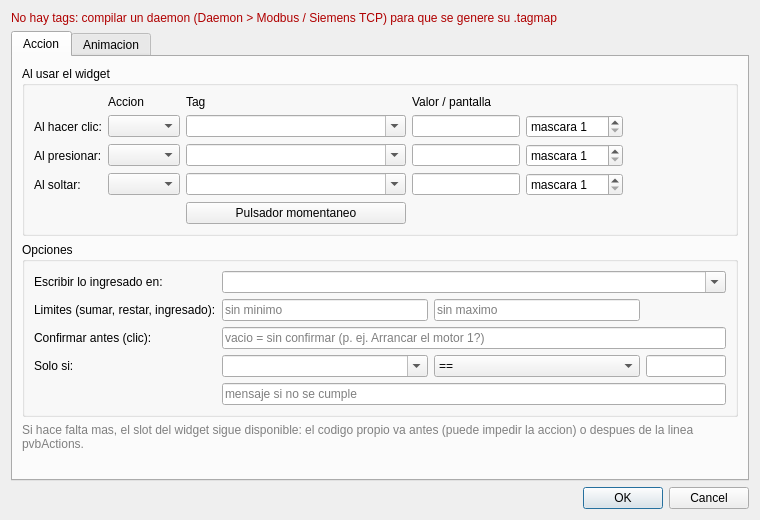
<?xml version="1.0" encoding="UTF-8"?>
<ui version="4.0">
 <class>DlgBind</class>
 <widget class="QDialog" name="DlgBind">
  <property name="geometry">
   <rect>
    <x>0</x>
    <y>0</y>
    <width>760</width>
    <height>520</height>
   </rect>
  </property>
  <property name="windowTitle">
   <string notr="true">DlgBind</string>
  </property>
  <layout class="QVBoxLayout" name="verticalLayout">
   <item>
    <widget class="QLabel" name="labelNoTags">
     <property name="styleSheet">
      <string notr="true">color: #b00000</string>
     </property>
     <property name="text">
      <string>No hay tags: compilar un daemon (Daemon &gt; Modbus / Siemens TCP) para que se genere su .tagmap</string>
     </property>
     <property name="wordWrap">
      <bool>true</bool>
     </property>
    </widget>
   </item>
   <item>
    <widget class="QTabWidget" name="tabs">
     <property name="currentIndex">
      <number>0</number>
     </property>
     <widget class="QWidget" name="tabAction">
      <attribute name="title">
       <string>Accion</string>
      </attribute>
      <layout class="QVBoxLayout" name="layoutAction">
       <item>
        <widget class="QGroupBox" name="groupEvents">
         <property name="title">
          <string>Al usar el widget</string>
         </property>
         <layout class="QGridLayout" name="gridEvents">
          <item row="0" column="1">
           <widget class="QLabel" name="labelKind">
            <property name="text">
             <string>Accion</string>
            </property>
           </widget>
          </item>
          <item row="0" column="2">
           <widget class="QLabel" name="labelTag">
            <property name="text">
             <string>Tag</string>
            </property>
           </widget>
          </item>
          <item row="0" column="3" colspan="2">
           <widget class="QLabel" name="labelValue">
            <property name="text">
             <string>Valor / pantalla</string>
            </property>
           </widget>
          </item>
          <item row="1" column="0">
           <widget class="QLabel" name="labelClick">
            <property name="text">
             <string>Al hacer clic:</string>
            </property>
           </widget>
          </item>
          <item row="1" column="1">
           <widget class="QComboBox" name="kindClick"/>
          </item>
          <item row="1" column="2">
           <widget class="QComboBox" name="tagClick">
            <property name="minimumSize">
             <size>
              <width>220</width>
              <height>0</height>
             </size>
            </property>
            <property name="editable">
             <bool>true</bool>
            </property>
           </widget>
          </item>
          <item row="1" column="3">
           <widget class="QLineEdit" name="valueClick">
            <property name="maximumSize">
             <size>
              <width>120</width>
              <height>16777215</height>
             </size>
            </property>
           </widget>
          </item>
          <item row="1" column="4">
           <widget class="QSpinBox" name="maskClick">
            <property name="prefix">
             <string>mascara </string>
            </property>
            <property name="minimum">
             <number>1</number>
            </property>
            <property name="maximum">
             <number>999</number>
            </property>
           </widget>
          </item>
          <item row="2" column="0">
           <widget class="QLabel" name="labelPress">
            <property name="text">
             <string>Al presionar:</string>
            </property>
           </widget>
          </item>
          <item row="2" column="1">
           <widget class="QComboBox" name="kindPress"/>
          </item>
          <item row="2" column="2">
           <widget class="QComboBox" name="tagPress">
            <property name="minimumSize">
             <size>
              <width>220</width>
              <height>0</height>
             </size>
            </property>
            <property name="editable">
             <bool>true</bool>
            </property>
           </widget>
          </item>
          <item row="2" column="3">
           <widget class="QLineEdit" name="valuePress">
            <property name="maximumSize">
             <size>
              <width>120</width>
              <height>16777215</height>
             </size>
            </property>
           </widget>
          </item>
          <item row="2" column="4">
           <widget class="QSpinBox" name="maskPress">
            <property name="prefix">
             <string>mascara </string>
            </property>
            <property name="minimum">
             <number>1</number>
            </property>
            <property name="maximum">
             <number>999</number>
            </property>
           </widget>
          </item>
          <item row="3" column="0">
           <widget class="QLabel" name="labelRelease">
            <property name="text">
             <string>Al soltar:</string>
            </property>
           </widget>
          </item>
          <item row="3" column="1">
           <widget class="QComboBox" name="kindRelease"/>
          </item>
          <item row="3" column="2">
           <widget class="QComboBox" name="tagRelease">
            <property name="minimumSize">
             <size>
              <width>220</width>
              <height>0</height>
             </size>
            </property>
            <property name="editable">
             <bool>true</bool>
            </property>
           </widget>
          </item>
          <item row="3" column="3">
           <widget class="QLineEdit" name="valueRelease">
            <property name="maximumSize">
             <size>
              <width>120</width>
              <height>16777215</height>
             </size>
            </property>
           </widget>
          </item>
          <item row="3" column="4">
           <widget class="QSpinBox" name="maskRelease">
            <property name="prefix">
             <string>mascara </string>
            </property>
            <property name="minimum">
             <number>1</number>
            </property>
            <property name="maximum">
             <number>999</number>
            </property>
           </widget>
          </item>
          <item row="4" column="2">
           <widget class="QPushButton" name="buttonMomentary">
            <property name="toolTip">
             <string>1 al presionar y 0 al soltar, en el tag de "Al presionar" (o el de "Al hacer clic")</string>
            </property>
            <property name="text">
             <string>Pulsador momentaneo</string>
            </property>
            <property name="autoDefault">
             <bool>false</bool>
            </property>
           </widget>
          </item>
          <item row="1" column="5">
           <spacer name="spacerEvents">
            <property name="orientation">
             <enum>Qt::Horizontal</enum>
            </property>
            <property name="sizeHint" stdset="0">
             <size>
              <width>0</width>
              <height>0</height>
             </size>
            </property>
           </spacer>
          </item>
         </layout>
        </widget>
       </item>
       <item>
        <widget class="QGroupBox" name="groupOptions">
         <property name="title">
          <string>Opciones</string>
         </property>
         <layout class="QGridLayout" name="gridOptions">
          <item row="0" column="0">
           <widget class="QLabel" name="labelEnter">
            <property name="text">
             <string>Escribir lo ingresado en:</string>
            </property>
           </widget>
          </item>
          <item row="0" column="1" colspan="3">
           <widget class="QComboBox" name="enterTag">
            <property name="toolTip">
             <string>LineEdit: el numero escrito (Enter); Slider, Dial, SpinBox: su valor; CheckBox: 1 / 0</string>
            </property>
            <property name="editable">
             <bool>true</bool>
            </property>
           </widget>
          </item>
          <item row="1" column="0">
           <widget class="QLabel" name="labelLimits">
            <property name="text">
             <string>Limites (sumar, restar, ingresado):</string>
            </property>
           </widget>
          </item>
          <item row="1" column="1">
           <widget class="QLineEdit" name="editMin">
            <property name="placeholderText">
             <string>sin minimo</string>
            </property>
           </widget>
          </item>
          <item row="1" column="2">
           <widget class="QLineEdit" name="editMax">
            <property name="placeholderText">
             <string>sin maximo</string>
            </property>
           </widget>
          </item>
          <item row="2" column="0">
           <widget class="QLabel" name="labelConfirm">
            <property name="text">
             <string>Confirmar antes (clic):</string>
            </property>
           </widget>
          </item>
          <item row="2" column="1" colspan="3">
           <widget class="QLineEdit" name="editConfirm">
            <property name="placeholderText">
             <string>vacio = sin confirmar (p. ej. Arrancar el motor 1?)</string>
            </property>
           </widget>
          </item>
          <item row="3" column="0">
           <widget class="QLabel" name="labelCond">
            <property name="text">
             <string>Solo si:</string>
            </property>
           </widget>
          </item>
          <item row="3" column="1">
           <widget class="QComboBox" name="condTag">
            <property name="editable">
             <bool>true</bool>
            </property>
           </widget>
          </item>
          <item row="3" column="2">
           <widget class="QComboBox" name="condOp">
            <item>
             <property name="text">
              <string notr="true">==</string>
             </property>
            </item>
            <item>
             <property name="text">
              <string notr="true">!=</string>
             </property>
            </item>
            <item>
             <property name="text">
              <string notr="true">&gt;</string>
             </property>
            </item>
            <item>
             <property name="text">
              <string notr="true">&gt;=</string>
             </property>
            </item>
            <item>
             <property name="text">
              <string notr="true">&lt;</string>
             </property>
            </item>
            <item>
             <property name="text">
              <string notr="true">&lt;=</string>
             </property>
            </item>
           </widget>
          </item>
          <item row="3" column="3">
           <widget class="QLineEdit" name="condValue">
            <property name="maximumSize">
             <size>
              <width>80</width>
              <height>16777215</height>
             </size>
            </property>
           </widget>
          </item>
          <item row="4" column="1" colspan="3">
           <widget class="QLineEdit" name="condMsg">
            <property name="placeholderText">
             <string>mensaje si no se cumple</string>
            </property>
           </widget>
          </item>
         </layout>
        </widget>
       </item>
       <item>
        <widget class="QLabel" name="labelCode">
         <property name="styleSheet">
          <string notr="true">color: gray</string>
         </property>
         <property name="text">
          <string>Si hace falta mas, el slot del widget sigue disponible: el codigo propio va antes (puede impedir la accion) o despues de la linea pvbActions.</string>
         </property>
         <property name="wordWrap">
          <bool>true</bool>
         </property>
        </widget>
       </item>
       <item>
        <spacer name="spacerAction">
         <property name="orientation">
          <enum>Qt::Vertical</enum>
         </property>
         <property name="sizeHint" stdset="0">
          <size>
           <width>0</width>
           <height>0</height>
          </size>
         </property>
        </spacer>
       </item>
      </layout>
     </widget>
     <widget class="QWidget" name="tabAnimation">
      <attribute name="title">
       <string>Animacion</string>
      </attribute>
      <layout class="QGridLayout" name="gridAnimation" rowstretch="0,0,0,0,0,0,0,1" columnstretch="0,1,1,0">
       <item row="0" column="0">
        <widget class="QLabel" name="labelText">
         <property name="text">
          <string>Texto:</string>
         </property>
        </widget>
       </item>
       <item row="0" column="1">
        <widget class="QComboBox" name="textTag">
         <property name="editable">
          <bool>true</bool>
         </property>
        </widget>
       </item>
       <item row="0" column="2" colspan="2">
        <widget class="QLineEdit" name="editFmt">
         <property name="toolTip">
          <string>Formato printf (%.1f C, %d, %.2f bar) o textos por valor: Parado|Marcha|Falla</string>
         </property>
         <property name="placeholderText">
          <string notr="true">%.1f C</string>
         </property>
        </widget>
       </item>
       <item row="1" column="0">
        <widget class="QLabel" name="labelValueAnim">
         <property name="text">
          <string>Valor:</string>
         </property>
        </widget>
       </item>
       <item row="1" column="1">
        <widget class="QComboBox" name="valueTag">
         <property name="toolTip">
          <string>ProgressBar, Slider, Dial, SpinBox, LCDNumber, CheckBox, RadioButton</string>
         </property>
         <property name="editable">
          <bool>true</bool>
         </property>
        </widget>
       </item>
       <item row="2" column="0">
        <widget class="QLabel" name="labelColor">
         <property name="text">
          <string>Color:</string>
         </property>
        </widget>
       </item>
       <item row="2" column="1">
        <widget class="QComboBox" name="colorTag">
         <property name="editable">
          <bool>true</bool>
         </property>
        </widget>
       </item>
       <item row="2" column="2">
        <widget class="QLineEdit" name="editColors">
         <property name="toolTip">
          <string>valor=color separados por ;  (&gt;80, &gt;=80, &lt;10, &lt;=10, !=0, else; color vacio = el original)</string>
         </property>
         <property name="placeholderText">
          <string notr="true">0=#808080;1=#00C000;&gt;80=#FF0000;else=</string>
         </property>
        </widget>
       </item>
       <item row="2" column="3">
        <widget class="QComboBox" name="colorPart">
         <item>
          <property name="text">
           <string>Fondo</string>
          </property>
         </item>
         <item>
          <property name="text">
           <string>Texto</string>
          </property>
         </item>
        </widget>
       </item>
       <item row="3" column="0">
        <widget class="QLabel" name="labelBlink">
         <property name="text">
          <string>Parpadeo:</string>
         </property>
        </widget>
       </item>
       <item row="3" column="1">
        <widget class="QComboBox" name="blinkTag">
         <property name="toolTip">
          <string>Parpadea mientras se cumple la condicion: PLC1:Alarma, !PLC1:Marcha, PLC1:Temp &gt; 80 o PLC1:Estado.3 (bit 3)</string>
         </property>
         <property name="editable">
          <bool>true</bool>
         </property>
        </widget>
       </item>
       <item row="4" column="0">
        <widget class="QLabel" name="labelVisible">
         <property name="text">
          <string>Visible:</string>
         </property>
        </widget>
       </item>
       <item row="4" column="1">
        <widget class="QComboBox" name="visibleTag">
         <property name="toolTip">
          <string>Visible mientras se cumple la condicion: PLC1:Marcha, PLC1:Estado == 2, PLC1:Temp &gt; 80 o PLC1:Estado.3 (bit 3)</string>
         </property>
         <property name="editable">
          <bool>true</bool>
         </property>
        </widget>
       </item>
       <item row="4" column="2">
        <widget class="QCheckBox" name="checkInvert">
         <property name="text">
          <string>invertir (visible cuando vale 0)</string>
         </property>
        </widget>
       </item>
       <item row="5" column="0" colspan="4">
        <widget class="QCheckBox" name="checkQuality">
         <property name="text">
          <string>Gris si el dato es malo (no se pudo leer o el daemon no funciona)</string>
         </property>
         <property name="checked">
          <bool>true</bool>
         </property>
        </widget>
       </item>
       <item row="6" column="0" colspan="4">
        <widget class="QGroupBox" name="groupImage">
         <property name="title">
          <string>Imagen</string>
         </property>
         <layout class="QGridLayout" name="gridImage" columnstretch="0,1,1,0">
          <item row="0" column="0">
           <widget class="QLabel" name="labelImages">
            <property name="text">
             <string>Imagen segun valor:</string>
            </property>
           </widget>
          </item>
          <item row="0" column="1">
           <widget class="QComboBox" name="imageTag">
            <property name="editable">
             <bool>true</bool>
            </property>
           </widget>
          </item>
          <item row="0" column="2" colspan="2">
           <widget class="QLineEdit" name="editImages">
            <property name="toolTip">
             <string>Un archivo por valor (0, 1, 2...) separados por |; el ultimo sirve para los valores mayores</string>
            </property>
            <property name="placeholderText">
             <string notr="true">parado.png|marcha.png|falla.png</string>
            </property>
           </widget>
          </item>
          <item row="1" column="0">
           <widget class="QLabel" name="labelAnim">
            <property name="text">
             <string>Animar mientras:</string>
            </property>
           </widget>
          </item>
          <item row="1" column="1">
           <widget class="QComboBox" name="animTag">
            <property name="toolTip">
             <string>Mientras se cumple la condicion, pvbrowser muestra los cuadros uno tras otro. Condicion: PLC1:Marcha (distinto de 0), !PLC1:Marcha, PLC1:Estado == 2, PLC1:Temp &gt; 80 o PLC1:Estado.3 (bit 3 de un entero)</string>
            </property>
            <property name="editable">
             <bool>true</bool>
            </property>
           </widget>
          </item>
          <item row="1" column="2">
           <widget class="QLineEdit" name="editFrames">
            <property name="toolTip">
             <string>Cuadros de la animacion separados por | (un .gif animado se anima solo, sin esto)</string>
            </property>
            <property name="placeholderText">
             <string notr="true">bomba1.png|bomba2.png|bomba3.png</string>
            </property>
           </widget>
          </item>
          <item row="1" column="3">
           <widget class="QSpinBox" name="spinPeriod">
            <property name="suffix">
             <string notr="true"> ms</string>
            </property>
            <property name="minimum">
             <number>50</number>
            </property>
            <property name="maximum">
             <number>10000</number>
            </property>
            <property name="singleStep">
             <number>50</number>
            </property>
            <property name="value">
             <number>300</number>
            </property>
           </widget>
          </item>
          <item row="2" column="0" colspan="4">
           <widget class="QLabel" name="labelImageHelp">
            <property name="styleSheet">
             <string notr="true">color: gray</string>
            </property>
            <property name="text">
             <string>Las imagenes se buscan en la carpeta del proyecto; para que vayan dentro del pvserver: Accion &gt; Recursos del proyecto.</string>
            </property>
            <property name="wordWrap">
             <bool>true</bool>
            </property>
           </widget>
          </item>
         </layout>
        </widget>
       </item>
       <item row="7" column="0">
        <spacer name="spacerAnimation">
         <property name="orientation">
          <enum>Qt::Vertical</enum>
         </property>
         <property name="sizeHint" stdset="0">
          <size>
           <width>0</width>
           <height>0</height>
          </size>
         </property>
        </spacer>
       </item>
      </layout>
     </widget>
    </widget>
   </item>
   <item>
    <widget class="QDialogButtonBox" name="buttonBox">
     <property name="standardButtons">
      <set>QDialogButtonBox::Cancel|QDialogButtonBox::Ok</set>
     </property>
    </widget>
   </item>
  </layout>
 </widget>
 <resources/>
 <connections>
  <connection>
   <sender>buttonBox</sender>
   <signal>accepted()</signal>
   <receiver>DlgBind</receiver>
   <slot>accept()</slot>
  </connection>
  <connection>
   <sender>buttonBox</sender>
   <signal>rejected()</signal>
   <receiver>DlgBind</receiver>
   <slot>reject()</slot>
  </connection>
 </connections>
</ui>
